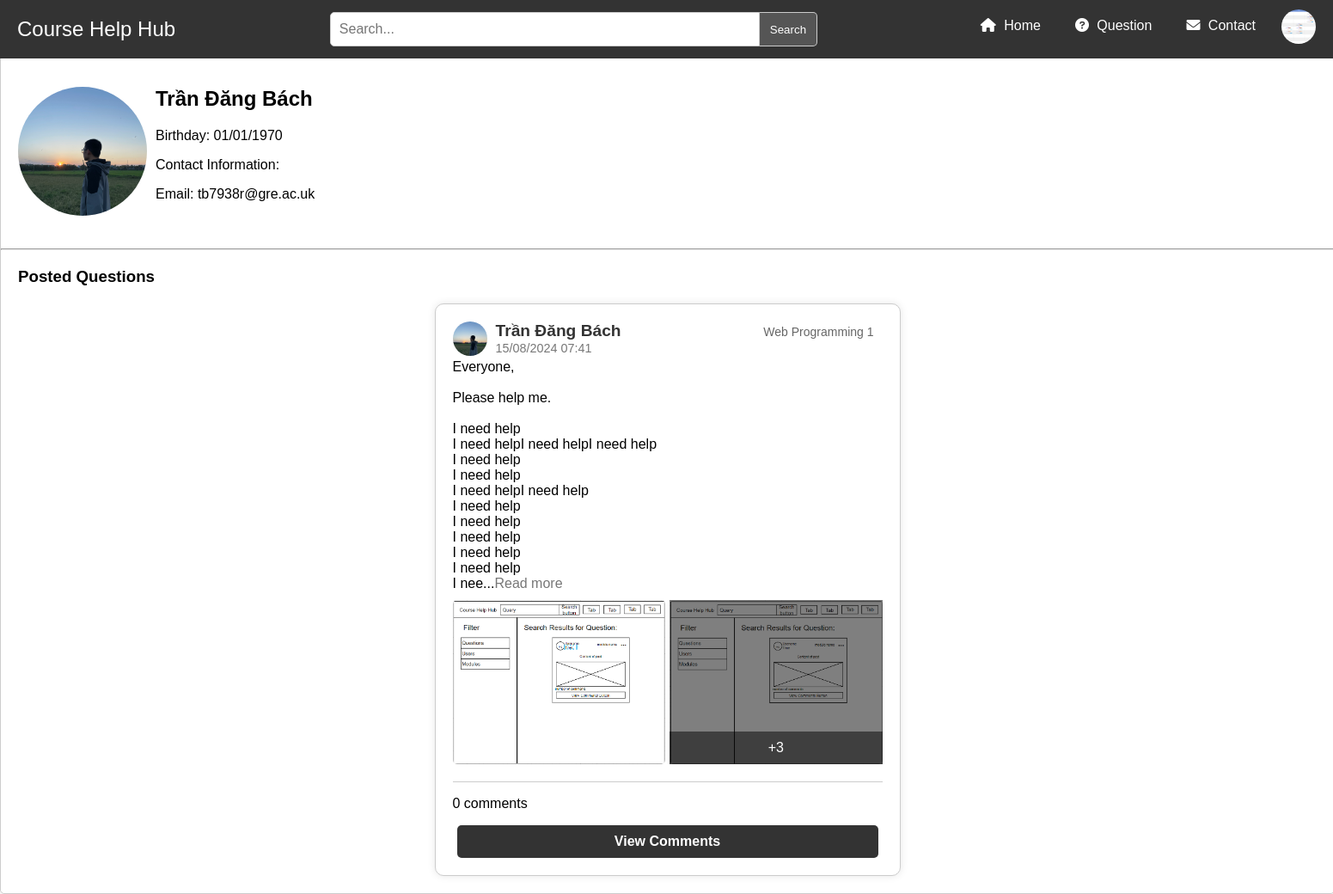
Page /profile.php?username=trandangbach (signed in) on the committed database.
### tables this page shows
CREATE TABLE `user` (
  `id` int(11) NOT NULL,
  `username` varchar(50) NOT NULL,
  `password` varchar(50) NOT NULL,
  `name` varchar(50) NOT NULL,
  `dob` date NOT NULL,
  `email` varchar(50) NOT NULL,
  `profile_picture` varchar(255) NOT NULL
);

CREATE TABLE `question` (
  `id` int(11) NOT NULL,
  `user_id` int(11) NOT NULL,
  `module_id` int(11) NOT NULL,
  `content` text NOT NULL,
  `time` timestamp NOT NULL DEFAULT current_timestamp() ON UPDATE current_timestamp()
);

CREATE TABLE `module` (
  `id` int(11) NOT NULL,
  `module_name` varchar(255) NOT NULL
);

CREATE TABLE `question_image` (
  `id` int(11) NOT NULL,
  `question_id` int(11) NOT NULL,
  `image_path` varchar(255) NOT NULL
);

### includes/DatabaseFunctions.php (called while the page is built, shortened)
<?php
function query($pdo, $sql, $parameters = []) {
	$query = $pdo->prepare($sql);
	$query->execute($parameters);
	return $query;
}
function getPostsOfUser($pdo, $user_id) {
	$parameters = [':user_id' => $user_id];
	$query = query($pdo, 'SELECT * FROM question WHERE user_id = :user_id ORDER BY time DESC', $parameters);
	return $query;
}
function getUserByUserName($pdo, $username) {
	$parameters = [':username' => $username];
    $query = query($pdo, 'SELECT * FROM user WHERE username = :username', $parameters);
    return $query->fetch();
}
function getModuleByModuleId($pdo, $module_id) {
	$parameters = [':module_id' => $module_id];
    $query = query($pdo, 'SELECT * FROM module WHERE id = :module_id', $parameters);
    return $query->fetch();
}
function getImagesOfPost($pdo, $question_id){
	$query = 'SELECT * FROM question_image WHERE question_id = :question_id';
    $parameters = [':question_id' => $question_id];
    $query = query($pdo, $query, $parameters);
	return $query->fetchAll();
}
function CountCommentsByPostId($pdo, $post_id) {
    $parameters = [':post_id' => $post_id];
    $query = query($pdo, 'SELECT COUNT(*) FROM comment WHERE question_id = :post_id', $parameters);
    return $query->fetchColumn();
}

### profile.php (the view, shortened to what this page needs)
<?php
if (isset($_SESSION['username'])) {
    if (isset($_GET['username'])) {
        $username = $_GET['username'];
    } else{
        $username = $_SESSION['username'];
    }
    try {
        include 'includes/DatabaseConnection.php';
        include 'includes/DatabaseFunctions.php';
        $user_data = getUserByUserName($pdo, $username);
        $stmt = getPostsOfUser($pdo, $user_data['id']);
        echo'<div class="profile-container">';
            echo'<div class="profile-info">';
                if (!empty($user_data['profile_picture'])) {
                    if ((isset($_SESSION['username']) && $username == $_SESSION['username']) || !isset($_SESSION['username'])) {
                        $profilePictureClass = 'profile-picture current-user';
                    } else {
                        $profilePictureClass = 'profile-picture';
                    }
                    echo '<img src="' . htmlspecialchars($user_data['profile_picture']) . '" alt="Profile Picture" class="' . htmlspecialchars($profilePictureClass) . '">';
                }
                echo'<div style="padding-left:10px; white-space:nowrap;">';
                    echo'<h2>'. htmlspecialchars($user_data['name']). '</h2>';
                    echo '<p>Birthday: ' . htmlspecialchars(date('d/m/Y', strtotime($user_data['dob']))) . '</p>';
                    echo'<p>Contact Information:</p>';
                    echo'<ul>';
                        echo'<li>Email: '. htmlspecialchars($user_data['email']). '</li>';
                    echo'</ul>';
                echo'</div>';
            echo'</div>';
        echo'</div>';
        echo'<hr>';
        echo'<h3>Posted Questions</h3>';
        while ($row = $stmt->fetch()) {
            $module = getModuleByModuleId($pdo, $row['module_id']);
            echo '<div class="postForm">';
                echo '<div class="post-header">';
                    echo '<div class="left-side">';
                        echo '<a href="#"><img src="' . $user_data['profile_picture'] . '" alt="Profile Picture" class="user-picture" onerror="this.onerror=null; this.src=\'uploads/default.png\';"></a>';
                            echo '<div style="padding-left:10px">';
                            echo '<a href="#"><span class="username">'. htmlspecialchars($user_data['name']). '</span></a><br>';
                            $postTime = strtotime($row['time']);
                            $formattedTime = date('d/m/Y H:i', $postTime);
                            echo '<span class="post-time">'. htmlspecialchars($formattedTime) .'</span>';
                        echo '</div>';
                    echo '</div>';
                    echo '<div class="right-side">';
                        echo '<span class="module">'. htmlspecialchars($module['module_name']). '</span>';
                    echo '</div>';
                echo '</div>';
                echo '<div class="post-content">';
                    echo '<div class="content-contain">';
                        $content = htmlspecialchars($row['content']);
                        $max_display_chars = 200;
                        if (strlen($content) > $max_display_chars) {
                            $short_content = substr($content, 0, $max_display_chars) . '...';
                            echo '<div id="postContent-' . $row['id'] . '">' . $short_content . '<span id="readMore-' . $row['id'] . '" style="cursor: pointer; color:#777;">Read more</span></div>';
                        }
                        else {
                            echo '<span class="content">' . $content . '</span>';
                        }
                    echo '</div>';
                    echo '<div class="post-images">';
                        $images = getImagesOfPost($pdo, $row['id']);
                        $imageLimit = 2;
                        if (count($images) > $imageLimit) {
                            echo '<div class="post-image">';
                            echo '<img class="thumbnail" src="' . htmlspecialchars($images[0]['image_path']) . '" alt="Post Image">';
                            echo '</div>';
                            echo '<div class="post-image">';
                                echo '<img class="thumbnail" src="' . htmlspecialchars($images[1]['image_path']) . '" alt="Post Image">';
                                echo '<div class="view-more">';
                                    echo '<span class="expand-images">+' . (count($images) - $imageLimit) . '</span>';
                                echo '</div>';
                            echo '</div>';
                        } else {
                            foreach ($images as $imageRow) {
                                echo '<div class="post-image">';
                                echo '<img class="thumbnail" src="' . htmlspecialchars($imageRow['image_path']) . '" alt="Post Image">';
                                echo '</div>';
                            }
                        }
                    echo '</div>';
                echo '</div>';
                echo '<div class="comment-section">';
                    $comment_numbers = CountCommentsByPostId($pdo, $row['id']);
                    if ($comment_numbers == 1){
                        echo '<p> ' . htmlspecialchars($comment_numbers) . ' comment</p>';
                    } else{
                        echo '<p> '. htmlspecialchars($comment_numbers) .' comments</p>';
                    }
                    echo '<a href="post_detail.php?id=' . htmlspecialchars($row['id']) . '">View Comments</a>';
                echo '</div>';
            echo '</div>';
        }
        $output = ob_get_clean();
    }catch(PDOException $e) {
        $title = 'An error has occurred';
        $output = 'Database error' . $e->getMessage();
    }
} else{
    $title = 'An error has occurred';
    $output = 'Something went wrong';
}
include 'templates/layout.html.php';
?>

### templates/layout.html.php (shortened to what this page needs)
<!DOCTYPE html>
<html>
<head>
    <link rel="stylesheet" href="style.css">
    <link rel="stylesheet" href="https://cdnjs.cloudflare.com/ajax/libs/font-awesome/6.0.0-beta3/css/all.min.css">
</head>
<body>
    <div class="grid-container">
        <div class="grid-item">
            <header style="float:left; color:black;"><a style="float:left; color:white;" href="index.php">Course Help Hub</a></header>
        </div>
        <div class="grid-item">
            <div class="search-container">
                <form id="searchForm" action="search.php" method="GET">
                    <input type="search" id="searchQuery" name="query" placeholder="Search..." value="<?php if (isset($_GET['query'])){echo htmlspecialchars($_GET['query']);} ?>" required>
                    <button type="submit">Search</button>
                </form>
            </div>
        </div>
        <div class="grid-item">
            <ul id="tab-line" style="float:right">
                <li class="tab"><a href="index.php"><i class="fa fa-home"></i> Home</a></li>
                <li class="tab"><a href="question.php"><i class="fa fa-question-circle"></i> Question</a></li>
                <li class="tab"><a href="contact.php"><i class="fa fa-envelope"></i> Contact</a></li>
                <?php if (isset($_SESSION['username'])):
                    try {
                        $username = $_SESSION['username'];
                        include 'includes/DatabaseConnection.php';
                        require_once 'includes/DatabaseFunctions.php';
                        $user_data = getUserByUserName($pdo, $username);
                        if ($_SESSION['username'] == 'admin'): ?>
                        <?php endif;
                    } catch(PDOException $e) {
                        echo 'Database error' . $e->getMessage();
                    }
                ?>
                <li class="user-icon" id="userIcon">
                    <img src="<?php echo $user_data['profile_picture']; ?>" onerror="this.onerror=null; this.src='uploads/default.png';" alt="Profile Picture" class="user-picture">
                </li>
                <?php else: ?>
                    <li class="login-tab"><a href="login.php"><i class="fa fa-sign-in-alt"></i> Login</a></li>
                <?php endif; ?>
            </ul>
        </div>
    </div>
    <main>
        <?php echo $output ?>
    </main>
</body>
</html>

### style.css (style rules this page uses)
html { scroll-behavior: smooth; overflow-x: hidden; font-size: 100%; }
body { font-family: Arial, sans-serif; margin: 0; padding: 0; background-color: #f4f4f4; }
header { white-space: nowrap; background-color: #333; color: #fff; padding: 10px; font-size: 1.5em; flex: 1; text-align: center; }
h3 { margin: 20px; }
.grid-container { display: flex; justify-content: space-between; align-items: center; padding: 0px; background-color: #333; color: #fff; position: fixed; top: 0; left: 0; right: 0; z-index: 1000; }
.grid-item { padding: 10px; }
.search-container { display: flex; justify-content: center; }
.search-container { flex: 1; }
.search-container button { padding: 8px 12px; flex: 0 0 auto; }
#searchForm { display: flex; width: 100%; }
#searchQuery { flex: 1; padding: 10px; border: 1px solid #ccc; border-radius: 5px 0 0 5px; font-size: 1em; width: 500px; }
button { padding: 10px; border: 1px solid #ccc; border-left: 0; background-color: #555; color: #fff; border-radius: 0 5px 5px 0; cursor: pointer; }
#tab-line, #dropdown-menu { list-style: none; padding: 0; display: flex; margin: 0; }
.tab, .login-tab { margin: 0; white-space: nowrap; }
.login-tab a, .tab a { display: block; padding: 10px 20px; color: #fff; text-decoration: none; }
.login-tab a i, .tab a i { margin-right: 5px; }
main { padding-top: 80px; background-color: #fff; border: 1px solid #ccc; border-radius: 5px; width: 100%; height: 100%; min-height: 610px; }
a { color: #1e90ff; text-decoration: none; }
.user-icon { position: relative; font-size: 36px; margin-right: 10px; display: inline-block; line-height: 1; margin-left: 10px ; }
.post-header { display: flex; justify-content: space-between; align-items: center; }
.right-side { position: relative; display: flex; align-items: center; padding-bottom: 20px; }
.module { margin-right: 10px; }
.username { font-weight: bold; font-size: 1.2em; }
.postForm, #postForm, #editPostForm, #editCommentForm { background-color: #fff; padding: 20px; border: 1px solid #ccc; margin-bottom: 10px; border-radius: 5px; width: 500px; border-radius: 10px; box-shadow: 0 0 10px rgba(0, 0, 0, 0.1); margin: 0px auto 20px auto; }
.postForm a { color:#333; transition: color 0.3s ease-in-out; }
.left-side { display: flex; }
.user-picture { width: 40px; height: 40px; border-radius: 50%; object-fit: cover; }
.username { font-weight: bold; }
.module { font-size: 14px; color: #666; margin-left: 10px; float: right; }
.post-time { color: #777; font-size: 0.9em; }
.post-content { flex: 1; display: block; overflow: auto; margin-bottom: 10px; white-space: pre-line; }
.content-contain { overflow-y: hidden; position: relative; margin-bottom: 10px; }
.post-images { display: grid; gap: 5px; grid-template-columns: repeat(auto-fit, minmax(245px, 1fr)); }
.post-image img { width: 100%; height: 100%; }
.thumbnail { max-width: 490px; max-height: 490px; border-radius: 5px; cursor: pointer; object-fit: cover; height: 245px; display: flex; margin: 0 auto; width: 245px; }
.expand-images { background-color: rgba(0, 0, 0, 0.5); color: #fff; font-size: 18px; position: absolute; bottom: 0; left: 0; right: 0; text-align: center; padding: 10px 0; }
.post-image { position: relative; overflow: hidden; }
.post-image img { transition: transform 0.3s ease; transform-origin: center center; }
.post-image:nth-child(2) .view-more { display: flex; align-items: center; justify-content: center; position: absolute; top: 0; left: 0; width: 100%; height: 100%; background-color: rgba(0, 0, 0, 0.5); opacity: 1; transition: opacity 0.3s ease; }
.view-more { display: none; color: #fff; font-size: 24px; }
.view-more span { font-size: 16px; }
.profile-container { width: 125%; display: flex; flex-wrap: wrap; align-items: center; padding: 20px; justify-content: space-between; }
.profile-info { display: flex; flex-basis: 60%; margin-right: 20px; }
.profile-picture { width: 150px; height: 150px; border-radius: 50%; object-fit: cover; margin-bottom: 10px; }
.profile-info h2 { margin-top: 0; }
.profile-info ul { list-style: none; padding: 0; margin: 0; }
.profile-info li { margin-bottom: 10px; }
.comment-section { border-top: 1px solid #ccc; ; text-align: center; margin-top: 20px; }
.comment-section p { float: left; }
.comment-section a { width: 90%; display: inline-block; padding: 10px 20px; font-size: 16px; font-weight: bold; color: #fff; background-color: #333; border: none; border-radius: 5px; text-decoration: none; transition: background-color 0.3s, transform 0.3s; }

### rows in the picture
user: profile_picture (picture)
user: profile_picture (picture), name "Trần Đăng Bách", dob "01/01/1970", email "tb7938r@gre.ac.uk"
question: user.profile_picture (picture), user.name "Trần Đăng Bách", time "15/08/2024 07:41", module.module_name "Web Programming 1", content "Everyone, Please help me. I need help I need helpI need helpI need help I need help I need help I need helpI need help I need help I need help I need help I need help I need help I nee...", question_image.image_path (picture), count($images) - $imageLimit "3", comment_numbers "0"
